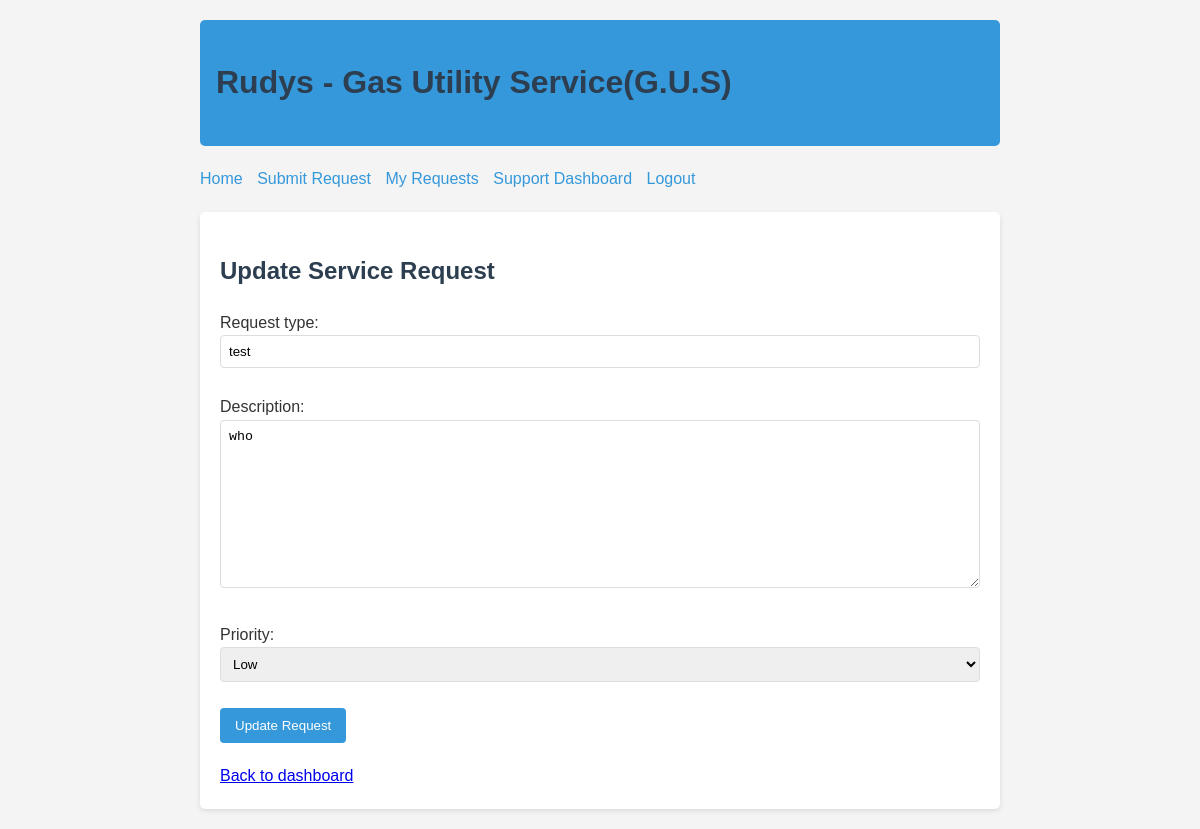
Page /service-requests/update/2/ (signed in) on the committed database.
### service_requests/models.py (models this page shows, shortened)
class ServiceRequest(models.Model):
    STATUS_CHOICES = [
        ('pending', 'Pending'),
        ('in_progress', 'In Progress'),
        ('completed', 'Completed'),
        ('cancelled', 'Cancelled'),
    ]
    PRIORITY_CHOICES = [
        ('low', 'Low'),
        ('medium', 'Medium'),
        ('high', 'High'),
    ]
    user = models.ForeignKey(User, on_delete=models.CASCADE)
    request_type = models.CharField(max_length=100)
    description = models.TextField()
    status = models.CharField(max_length=20, choices=STATUS_CHOICES, default='pending')
    priority = models.CharField(max_length=10, choices=PRIORITY_CHOICES, default='medium')
    created_at = models.DateTimeField(auto_now_add=True)
    updated_at = models.DateTimeField(auto_now=True)

### service_requests/views.py (the view)
# urls.py: path('update/<int:pk>/', views.update_request, name='update_request'),
@user_passes_test(is_support_rep)
def update_request(request, pk):
    service_request = get_object_or_404(ServiceRequest, pk=pk)
    if request.method == 'POST':
        form = ServiceRequestForm(request.POST, instance=service_request)
        if form.is_valid():
            form.save()
            return redirect('support_dashboard')
    else:
        form = ServiceRequestForm(instance=service_request)
    return render(request, 'service_requests/update_request.html', {'form': form, 'request': service_request})

### service_requests/forms.py
class ServiceRequestForm(forms.ModelForm):
    class Meta:
        model = ServiceRequest
        fields = ['request_type', 'description', 'priority']

### service_requests/views.py (called while the page is built)
def is_support_rep(user):
    return user.is_staff

### service_requests/templates/service_requests/update_request.html (shortened to what this page needs)
{% extends 'base.html' %}
{% block content %}
<h2>Update Service Request</h2>
<form method="post">
    {{ form.as_p }}
    <button type="submit">Update Request</button>
</form>
<a href="{% url 'support_dashboard' %}">Back to dashboard</a>
{% endblock %}

### accounts/templates/base.html (style rules this page uses)
body { font-family: Arial, sans-serif; line-height: 1.6; color: #333; max-width: 800px; margin: 0 auto; padding: 20px; background-color: #f4f4f4; }
h1, h2, h3 { color: #2c3e50; }
form { margin-bottom: 20px; }
input[type="text"], input[type="password"], input[type="email"], textarea, select { width: 100%; padding: 8px; margin-bottom: 10px; border: 1px solid #ddd; border-radius: 4px; box-sizing: border-box; }
button, input[type="submit"] { background-color: #3498db; color: #ffffff; padding: 10px 15px; border: none; border-radius: 4px; cursor: pointer; }

### rows in the picture
ServiceRequest: request_type "test", description "who", priority "Low"
